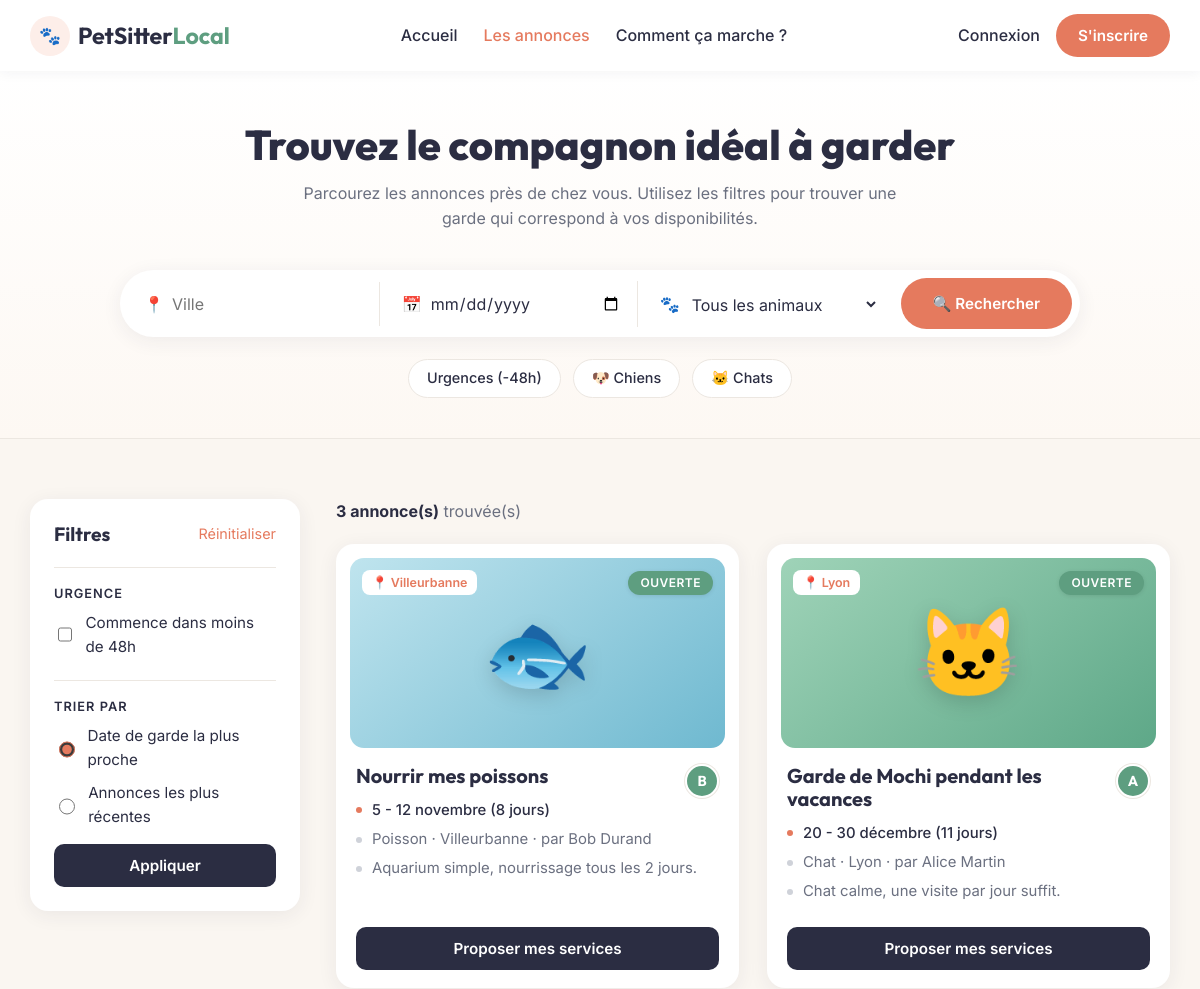
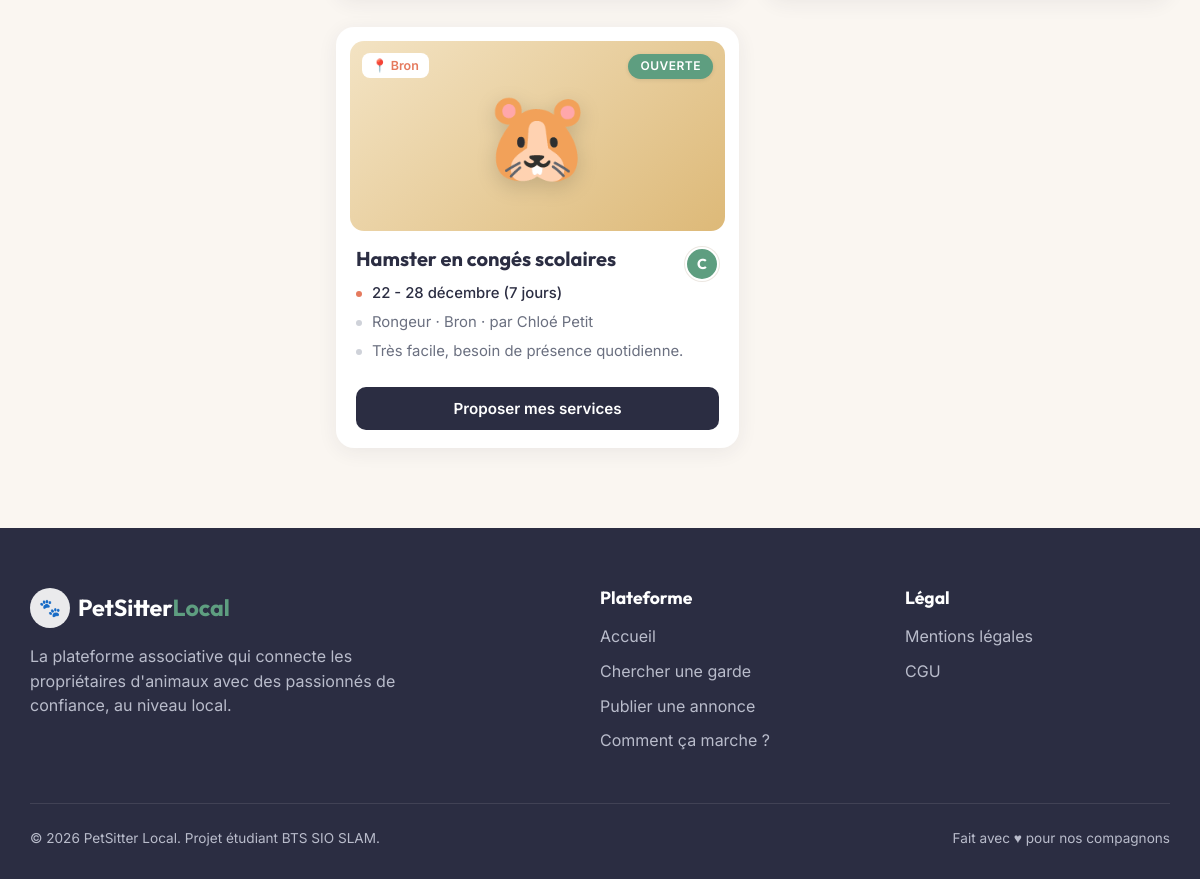
Screenshot of /index.php?action=liste with the database file from the repository (2 pictures, top to bottom).
### tables this page shows
CREATE TABLE annonces (
  id INT AUTO_INCREMENT PRIMARY KEY,
  id_proprietaire INT NOT NULL,
  titre VARCHAR(120) NOT NULL,
  animal VARCHAR(40) NOT NULL,
  description TEXT NOT NULL,
  ville VARCHAR(80) NOT NULL,
  date_debut DATE NOT NULL,
  date_fin DATE NOT NULL,
  statut ENUM('ouverte','pourvue','terminee') NOT NULL DEFAULT 'ouverte',
  created_at DATETIME NOT NULL DEFAULT CURRENT_TIMESTAMP,
  FOREIGN KEY (id_proprietaire) REFERENCES utilisateurs(id) ON DELETE CASCADE
);

CREATE TABLE utilisateurs (
  id INT AUTO_INCREMENT PRIMARY KEY,
  nom VARCHAR(80) NOT NULL,
  email VARCHAR(150) NOT NULL UNIQUE,
  mot_de_passe VARCHAR(255) NOT NULL,
  role ENUM('user','admin') NOT NULL DEFAULT 'user',
  created_at DATETIME NOT NULL DEFAULT CURRENT_TIMESTAMP
);

### app/controllers/AnnonceController.php (called while the page is built, shortened)
<?php
class AnnonceController
{
    public function liste(): void
    {
        $filtreAnimal = trim($_GET['animal'] ?? '');
        $filtreVille  = trim($_GET['ville'] ?? '');
        $filtreDate   = trim($_GET['date'] ?? '');
        $filtreUrgent = !empty($_GET['urgent']);
        $filtreTri    = ($_GET['tri'] ?? '') === 'recentes' ? 'recentes' : 'proches';
        $annonces = Annonce::rechercher($filtreAnimal, $filtreVille, $filtreDate, $filtreUrgent, $filtreTri);
        require ROOT . '/app/views/annonces/liste.php';
    }
}

### public/index.php (called while the page is built, shortened)
<?php
require_once ROOT . '/config/database.php';
spl_autoload_register(function (string $classe): void {
    foreach (['/app/models/', '/app/controllers/', '/app/core/'] as $dossier) {
        $fichier = ROOT . $dossier . $classe . '.php';
        if (is_file($fichier)) {
            return;
        }
    }
});
function e(?string $valeur): string
{
    return htmlspecialchars($valeur ?? '', ENT_QUOTES, 'UTF-8');
}
$action = $_GET['action'] ?? 'accueil';
match ($action) {
    'connexion'        => (new AuthController())->connexion(),
    'inscription'      => (new AuthController())->inscription(),
    'deconnexion'      => (new AuthController())->deconnexion(),
    'accueil'          => (new AnnonceController())->accueil(),
    'liste'            => (new AnnonceController())->liste(),
    'detail'           => (new AnnonceController())->detail(),
    'creer'            => (new AnnonceController())->creer(),
    'modifier'         => (new AnnonceController())->modifier(),
    'supprimer'        => (new AnnonceController())->supprimer(),
    'terminer'         => (new AnnonceController())->terminer(),
    'mes_annonces'     => (new AnnonceController())->mesAnnonces(),
    'postuler'         => (new CandidatureController())->postuler(),
    'retirer'          => (new CandidatureController())->retirer(),
    'mes_candidatures' => (new CandidatureController())->mesCandidatures(),
    'recues'           => (new CandidatureController())->recues(),
    'repondre'         => (new CandidatureController())->repondre(),
    'noter'            => (new AvisController())->noter(),
    'profil'           => (new AvisController())->profil(),
    'admin'                 => (new AdminController())->tableauDeBord(),
    'supprimer_avis'        => (new AdminController())->supprimerAvis(),
    'supprimer_utilisateur' => (new AdminController())->supprimerUtilisateur(),
    default            => (new AnnonceController())->accueil(),
};

### config/database.php (called while the page is built, shortened)
<?php
class Database
{
    private static ?PDO $instance = null;
    public static function get(): PDO
    {
        if (self::$instance === null) {
            self::$instance = new PDO(DB_DSN, DB_USER, DB_PASS, [
                PDO::ATTR_ERRMODE            => PDO::ERRMODE_EXCEPTION,
                PDO::ATTR_DEFAULT_FETCH_MODE => PDO::FETCH_ASSOC,
            ]);
        }
        return self::$instance;
    }
}

### app/models/Annonce.php (called while the page is built, shortened)
<?php
class Annonce
{
    public static function hydrate(array $row): self
    {
        return new self(
            (int) $row['id'],
            (int) $row['id_proprietaire'],
            $row['titre'],
            $row['animal'],
            $row['description'],
            $row['ville'],
            $row['date_debut'],
            $row['date_fin'],
            $row['statut'],
            $row['proprietaire'] ?? null,
            (int) ($row['nb_candidatures'] ?? 0)
        );
    }
    public static function rechercher(
        string $animal = '', string $ville = '',
        string $date = '', bool $urgent = false, string $tri = 'proches'
    ): array {
        $sql = "SELECT a.*, u.nom AS proprietaire
                FROM annonces a
                JOIN utilisateurs u ON u.id = a.id_proprietaire
                WHERE a.statut = 'ouverte' AND a.date_fin >= CURDATE()";
        $params = [];
        $sql .= match ($tri) {
            'recentes' => " ORDER BY a.created_at DESC",
            default    => " ORDER BY a.date_debut ASC",
        };
        $stmt = Database::get()->prepare($sql);
        $stmt->execute($params);
        return array_map([self::class, 'hydrate'], $stmt->fetchAll());
    }
    public function estOuverte(): bool
    {
        return $this->statut === 'ouverte';
    }
    public function estUrgente(): bool
    {
        return $this->estOuverte()
            && $this->date_debut <= date('Y-m-d', strtotime('+2 days'));
    }
}

### app/views/annonces/liste.php (the view, shortened to what this page needs)
<?php require ROOT . '/app/views/layout/header.php'; ?>
<form method="get" action="index.php">
  <section class="hero-annonces">
    <div class="conteneur">
      <h1>Trouvez le compagnon idéal à garder</h1>
      <p class="sous-titre">
        Parcourez les annonces près de chez vous. Utilisez les filtres pour trouver
        une garde qui correspond à vos disponibilités.
      </p>
      <?php require ROOT . '/app/views/annonces/recherche.php'; ?>
      <div class="puces">
        <a href="index.php?action=liste&urgent=1"
           class="puce <?= $filtreUrgent ? 'puce--active' : '' ?>">Urgences (-48h)</a>
        <a href="index.php?action=liste&animal=Chien"
           class="puce <?= $filtreAnimal === 'Chien' ? 'puce--active' : '' ?>">🐶 Chiens</a>
        <a href="index.php?action=liste&animal=Chat"
           class="puce <?= $filtreAnimal === 'Chat' ? 'puce--active' : '' ?>">🐱 Chats</a>
      </div>
    </div>
  </section>
  <section class="zone-creme">
    <div class="conteneur annonces-mise-en-page">
      <aside class="filtres">
        <div class="filtres-entete">
          <h3>Filtres</h3>
          <a href="index.php?action=liste">Réinitialiser</a>
        </div>
        <h4>Urgence</h4>
        <label class="case">
          <input type="checkbox" name="urgent" value="1" <?= $filtreUrgent ? 'checked' : '' ?>>
          Commence dans moins de 48h
        </label>
        <h4>Trier par</h4>
        <label class="case">
          <input type="radio" name="tri" value="proches" <?= $filtreTri === 'proches' ? 'checked' : '' ?>>
          Date de garde la plus proche
        </label>
        <label class="case">
          <input type="radio" name="tri" value="recentes" <?= $filtreTri === 'recentes' ? 'checked' : '' ?>>
          Annonces les plus récentes
        </label>
        <button type="submit" class="btn btn--sombre btn--bloc">Appliquer</button>
      </aside>
      <div>
        <p class="resultats">
          <strong><?= count($annonces) ?> annonce(s)</strong> trouvée(s)
        </p>
        <?php if (empty($annonces)): ?>
          <div class="vide-boite">
            <p>😿 Aucune annonce ne correspond à votre recherche.</p>
            <a href="index.php?action=liste" class="btn btn--contour">Voir toutes les annonces</a>
          </div>
        <?php else: ?>
          <div class="cartes-grille">
            <?php foreach ($annonces as $a): ?>
              <?php $urgente = $a->estUrgente(); ?>
              <article class="carte <?= $urgente ? 'carte--urgente' : '' ?>">
                <div class="carte-visuel <?= Affichage::classeVisuel($a->animal) ?>">
                  <span class="carte-emoji"><?= Affichage::emoji($a->animal) ?></span>
                  <?php if ($urgente): ?>
                    <span class="etiquette etiquette--urgence">Urgence (-48h)</span>
                  <?php else: ?>
                    <span class="etiquette">📍 <?= e($a->ville) ?></span>
                  <?php endif; ?>
                  <span class="carte-statut"><?= Affichage::badge($a->statut) ?></span>
                </div>
                <div class="carte-corps">
                  <div class="carte-titre">
                    <h3><?= e($a->titre) ?></h3>
                    <span class="avatar" title="Publiée par <?= e($a->proprietaire) ?>">
                      <?= Affichage::initiale($a->proprietaire) ?>
                    </span>
                  </div>
                  <ul class="liste-points">
                    <li class="<?= $urgente ? 'point-rouge' : 'point-corail' ?>">
                      <?= e(Affichage::periode($a->date_debut, $a->date_fin)) ?>
                    </li>
                    <li><?= e($a->animal) ?> · <?= e($a->ville) ?> · par <?= e($a->proprietaire) ?></li>
                    <li><?= Affichage::extrait($a->description) ?></li>
                  </ul>
                  <a href="index.php?action=detail&id=<?= $a->id ?>"
                     class="btn btn--bloc <?= $urgente ? 'btn--rouge' : 'btn--sombre' ?>">
                    <?= $urgente ? 'Sauver la situation !' : 'Proposer mes services' ?>
                  </a>
                </div>
              </article>
            <?php endforeach; ?>
          </div>
        <?php endif; ?>
      </div>
    </div>
  </section>
</form>
<?php require ROOT . '/app/views/layout/footer.php'; ?>

### app/core/Affichage.php (shortened to what this page needs)
<?php
class Affichage
{
    public static function badge(string $statut): string
    {
        $libelle = match ($statut) {
            'ouverte'    => 'Ouverte',
            'pourvue'    => 'Pourvue',
            'terminee'   => 'Terminée',
            'en_attente' => 'En attente',
            'acceptee'   => 'Acceptée',
            'refusee'    => 'Refusée',
            default      => $statut,
        };
        return '<span class="badge badge--' . e($statut) . '">' . e($libelle) . '</span>';
    }
    public static function emoji(string $animal): string
    {
        return match ($animal) {
            'Chien'   => '🐶',
            'Chat'    => '🐱',
            'Lapin'   => '🐰',
            'Rongeur' => '🐹',
            'Oiseau'  => '🐦',
            'Poisson' => '🐟',
            default   => '🐾',
        };
    }
    public static function classeVisuel(string $animal): string
    {
        $classe = strtolower($animal);
        return in_array($classe, ['chien', 'chat', 'lapin', 'rongeur', 'oiseau', 'poisson'], true)
            ? 'visuel--' . $classe
            : 'visuel--autre';
    }
    public static function initiale(?string $nom): string
    {
        return e(mb_strtoupper(mb_substr($nom ?? '?', 0, 1)));
    }
    public static function periode(string $debut, string $fin): string
    {
        $mois = ['', 'janvier', 'février', 'mars', 'avril', 'mai', 'juin', 'juillet',
                 'août', 'septembre', 'octobre', 'novembre', 'décembre'];
        $d = strtotime($debut);
        $f = strtotime($fin);
        $jours = (int) round(($f - $d) / 86400) + 1;
        if ($d === $f) {
            $texte = date('j', $d) . ' ' . $mois[(int) date('n', $d)];
        } elseif (date('n', $d) === date('n', $f)) {
            $texte = date('j', $d) . ' - ' . date('j', $f) . ' ' . $mois[(int) date('n', $f)];
        } else {
            $texte = date('j', $d) . ' ' . $mois[(int) date('n', $d)] . ' - '
                   . date('j', $f) . ' ' . $mois[(int) date('n', $f)];
        }
        return $texte . ' (' . $jours . ($jours > 1 ? ' jours)' : ' jour)');
    }
    public static function extrait(?string $texte, int $longueur = 60): string
    {
        return e(mb_strimwidth($texte ?? '', 0, $longueur, '…'));
    }
}

### rows the page displays
annonces: animal "🐟", ville "Villeurbanne", statut "OUVERTE", titre "Nourrir mes poissons", id_proprietaire.nom "B", Affichage::periode($a->date_debut, $a->date_fin) "5 - 12 novembre (8 jours)", animal "Poisson", id_proprietaire.nom "Bob Durand", description "Aquarium simple, nourrissage tous les 2 jours.", shows "Proposer mes services"
annonces: animal "🐱", ville "Lyon", statut "OUVERTE", titre "Garde de Mochi pendant les vacances", id_proprietaire.nom "A", Affichage::periode($a->date_debut, $a->date_fin) "20 - 30 décembre (11 jours)", animal "Chat", id_proprietaire.nom "Alice Martin", description "Chat calme, une visite par jour suffit.", shows "Proposer mes services"
annonces: animal "🐹", ville "Bron", statut "OUVERTE", titre "Hamster en congés scolaires", id_proprietaire.nom "C", Affichage::periode($a->date_debut, $a->date_fin) "22 - 28 décembre (7 jours)", animal "Rongeur", id_proprietaire.nom "Chloé Petit", description "Très facile, besoin de présence quotidienne.", shows "Proposer mes services"

### other values shown
count($annonces) "3"
